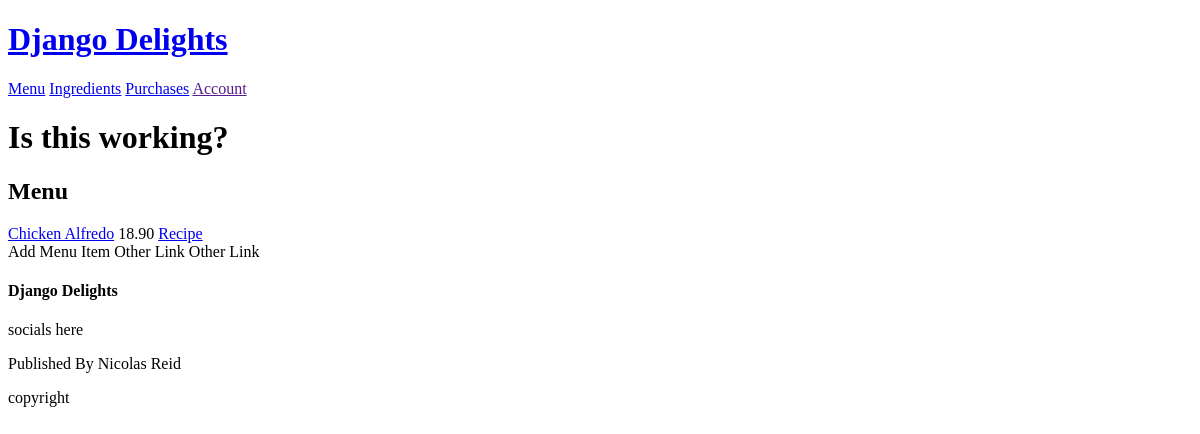
The page /menu-list/ on the database as committed earlier.
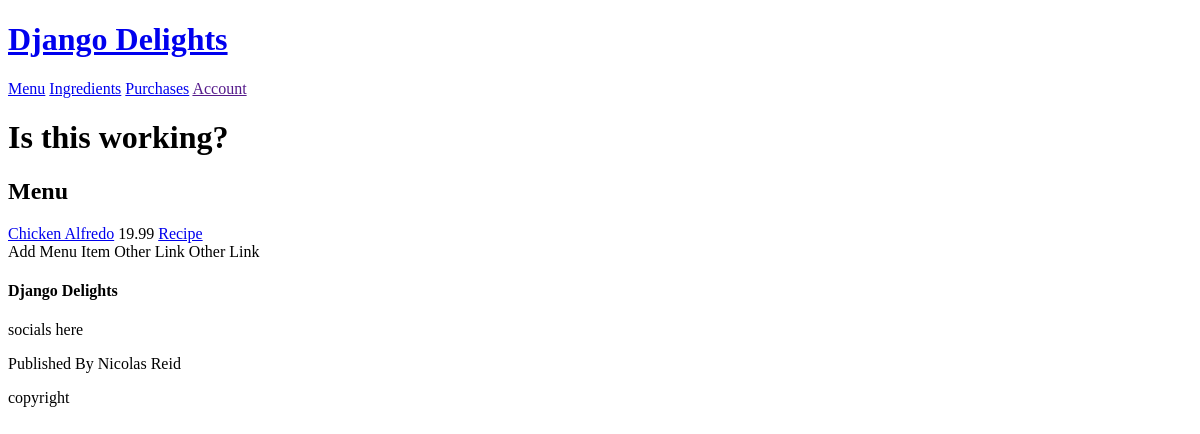
The same page on the database as committed later.
### inventory/models.py (models this page shows)
class MenuItem(models.Model):
    name = models.CharField(max_length=30, primary_key=True, unique=True)
    menu_price = models.DecimalField(max_digits=5, decimal_places=2)

### inventory/views.py (the view)
# urls.py: path('menu-list/', views.MenuListView.as_view(), name='menulist'),
class MenuListView(ListView):
    model = MenuItem
    template_name = 'inventory/menu-list.html'
    context_object_name = 'menu_list'

### inventory/templates/inventory/menu-list.html (shortened to what this page needs)
{% extends 'inventory/base.html' %}
{% block content %}
<main>
    <div class="left-side">
        <h2>Menu</h2>
        <div class="menu-container">
            {% for menuitem in menu_list %}
            <a href="{% url 'menuitem' pk=menuitem.name %}">{{ menuitem.name }}</a>
            {{ menuitem.menu_price }}
            <a href="{% url 'recipe' pk=menuitem.name %}">Recipe</a>
            {% endfor %}
        </div>
    </div>
    <div class="right-side">
        <div class="buttons">
            <a>Add Menu Item</a>
            <a>Other Link</a>
            <a>Other Link</a>
        </div>
    </div>
</main>
{% endblock %}

Rows that differ between the two databases and show on the page:
changed MenuItem "Chicken Alfredo": menu_price "18.90" → "19.99"
